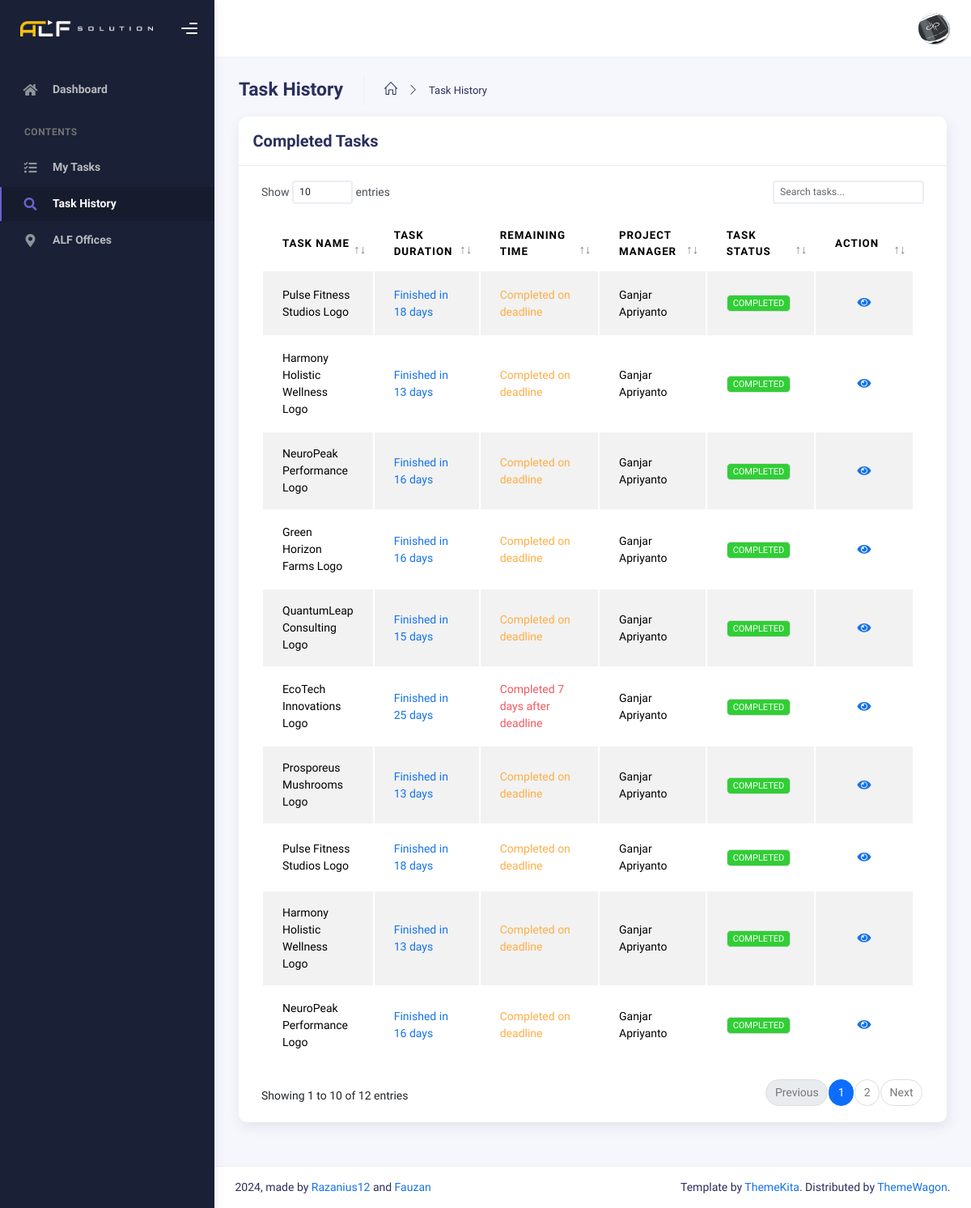
Screenshot of /index.php?page=history (signed in) with the database file from the repository.
### tables this page shows
CREATE TABLE `orders` (
  `id_order` int(11) NOT NULL,
  `project_manager_id` int(11) DEFAULT NULL,
  `worker_id` int(11) DEFAULT NULL,
  `order_name` varchar(255) DEFAULT NULL,
  `description` text DEFAULT NULL,
  `start_date` datetime DEFAULT NULL,
  `finished_at` datetime DEFAULT NULL,
  `deadline` date DEFAULT NULL,
  `status` enum('PENDING','IN_PROGRESS','COMPLETED','CANCELLED') DEFAULT 'PENDING',
  `order_price` int(255) DEFAULT NULL,
  `attachment_id` int(11) DEFAULT NULL
);

### main/pages/history.php (the view, shortened to what this page needs)
<?php
require 'config/database.php';
$currentWorkerId = $_SESSION['user_id'];
$stmt = mysqli_prepare($conn, "SELECT
           o.id_order,
           o.order_name,
           o.status,
           o.start_date,
           o.finished_at,
           o.deadline,
           o.description,
           a.name_admin AS project_manager
          FROM
           orders o
          LEFT JOIN
           admins a ON o.project_manager_id = a.id_admin
          LEFT JOIN
           workers w ON o.worker_id = w.id_worker
          WHERE
          o.worker_id = ? AND o.status = 'COMPLETED'");
mysqli_stmt_bind_param($stmt, "i", $currentWorkerId);
mysqli_stmt_execute($stmt);
$result = mysqli_stmt_get_result($stmt);
function getStatusBadgeClass($status)
{
 switch (strtoupper($status)) {
  case 'COMPLETED':
   return 'success';
 }
}
?>
<div class="container">
 <div class="page-inner">
  <div class="page-header mb-0">
   <h3 class="fw-bold mb-3">Task History</h3>
   <ul class="breadcrumbs mb-3">
    <li class="nav-home">
     <a href="index.php">
      <i class="icon-home"></i>
     </a>
    </li>
    <li class="separator">
     <i class="icon-arrow-right"></i>
    </li>
    <li class="nav-item">
     <a href="index.php?page=history">Task History</a>
    </li>
   </ul>
  </div>
  <div class="row">
   <div class="col-md-12">
    <div class="card">
     <div class="card-header">
      <div class="d-flex align-items-center">
       <h4 class="card-title">Completed Tasks</h4>
      </div>
     </div>
     <div class="card-body">
      <div class="table-responsive">
       <table id="task-table" class="display table table-striped table-hover">
        <thead>
         <tr>
          <th>Task Name</th>
          <th>Task Duration</th>
          <th>Remaining Time</th>
          <th>Project Manager</th>
          <th>Task Status</th>
          <th style="width: 10%">Action</th>
         </tr>
        </thead>
        <tbody>
         <?php
         while ($task = mysqli_fetch_assoc($result)): ?>
          <tr>
           <td><?= htmlspecialchars($task['order_name']) ?></td>
           <td>
            <?php
            if (!empty($task['start_date']) && !empty($task['finished_at'])) {
             $startDate = new DateTime($task['start_date']);
             $finishedDate = new DateTime($task['finished_at']);
             $duration = $startDate->diff($finishedDate);
             if ($duration->days == 0) {
              $durationText = "Finished in less than a day";
             } elseif ($duration->days == 1) {
              $durationText = "Finished in 1 day";
             } else {
              $durationText = "Finished in " . $duration->days . " days";
             }
             echo '<span class="text-primary">' . htmlspecialchars($durationText) . '</span>';
            } else {
             echo '<span class="text-muted">N/A</span>';
            }
            ?>
           </td>
           <td>
            <?php
            if (!empty($task['finished_at']) && !empty($task['deadline'])) {
             $finishedDate = new DateTime($task['finished_at']);
             $deadlineDate = new DateTime($task['deadline']);
             if ($finishedDate <= $deadlineDate) {
              $interval = $finishedDate->diff($deadlineDate);
              $daysBeforeDeadline = $interval->days;
              if ($daysBeforeDeadline == 0) {
               $timeText = '<span class="text-warning">Completed on deadline</span>';
              } elseif ($daysBeforeDeadline == 1) {
               $timeText = '<span class="text-success">Completed 1 day before deadline</span>';
              } else {
               $timeText = '<span class="text-success">Completed ' . $daysBeforeDeadline . ' days before deadline</span>';
              }
             } else {
              $interval = $deadlineDate->diff($finishedDate);
              $daysAfterDeadline = $interval->days;
              if ($daysAfterDeadline == 0) {
               $timeText = '<span class="text-warning">Completed on deadline</span>';
              } else {
               $timeText = '<span class="text-danger">Completed ' . $daysAfterDeadline . ' days after deadline</span>';
              }
             }
             echo $timeText;
            } else {
             echo '<span class="text-muted">N/A</span>';
            }
            ?>
           </td>
           <td><?= htmlspecialchars($task['project_manager'] ?? 'N/A') ?></td>
           <td>
            <span class="badge bg-<?= getStatusBadgeClass($task['status']) ?>">
             <?= htmlspecialchars($task['status']) ?>
            </span>
           </td>
           <td>
            <div class="form-button-action">
             <button type="button" class="btn btn-link btn-primary btn-lg" data-task-id="<?= $task['id_order'] ?>"
              data-task-name="<?= htmlspecialchars($task['order_name']) ?>"
              data-task-description="<?= htmlspecialchars($task['description'] ?? '') ?>"
              data-task-status="<?= htmlspecialchars($task['status']) ?>" onclick="showTaskDetails(this)">
              <i class="fa fa-eye"></i>
             </button>
            </div>
           </td>
          </tr>
         <?php endwhile; ?>
        </tbody>
       </table>
      </div>
     </div>
    </div>
   </div>
  </div>
 </div>
</div>

### rows the page displays
orders: order_name "NeuroPeak Performance Logo", durationText "Finished in 16 days", deadline "Completed on deadline", project_manager.name_admin "Ganjar Apriyanto", status "COMPLETED"
orders: order_name "Harmony Holistic Wellness Logo", durationText "Finished in 13 days", deadline "Completed on deadline", project_manager.name_admin "Ganjar Apriyanto", status "COMPLETED"
orders: order_name "Pulse Fitness Studios Logo", durationText "Finished in 18 days", deadline "Completed on deadline", project_manager.name_admin "Ganjar Apriyanto", status "COMPLETED"
orders: order_name "Prosporeus Mushrooms Logo", durationText "Finished in 13 days", deadline "Completed on deadline", project_manager.name_admin "Ganjar Apriyanto", status "COMPLETED"
orders: order_name "EcoTech Innovations Logo", durationText "Finished in 25 days", daysAfterDeadline "7", project_manager.name_admin "Ganjar Apriyanto", status "COMPLETED"
orders: order_name "QuantumLeap Consulting Logo", durationText "Finished in 15 days", deadline "Completed on deadline", project_manager.name_admin "Ganjar Apriyanto", status "COMPLETED"
orders: order_name "Green Horizon Farms Logo", durationText "Finished in 16 days", deadline "Completed on deadline", project_manager.name_admin "Ganjar Apriyanto", status "COMPLETED"
orders: order_name "NeuroPeak Performance Logo", durationText "Finished in 16 days", deadline "Completed on deadline", project_manager.name_admin "Ganjar Apriyanto", status "COMPLETED"
orders: order_name "Harmony Holistic Wellness Logo", durationText "Finished in 13 days", deadline "Completed on deadline", project_manager.name_admin "Ganjar Apriyanto", status "COMPLETED"
orders: order_name "Pulse Fitness Studios Logo", durationText "Finished in 18 days", deadline "Completed on deadline", project_manager.name_admin "Ganjar Apriyanto", status "COMPLETED"

### other values shown
$item['label'] "Dashboard"
$item['label'] "My Tasks"
$item['label'] "Task History"
$item['label'] "ALF Offices"
